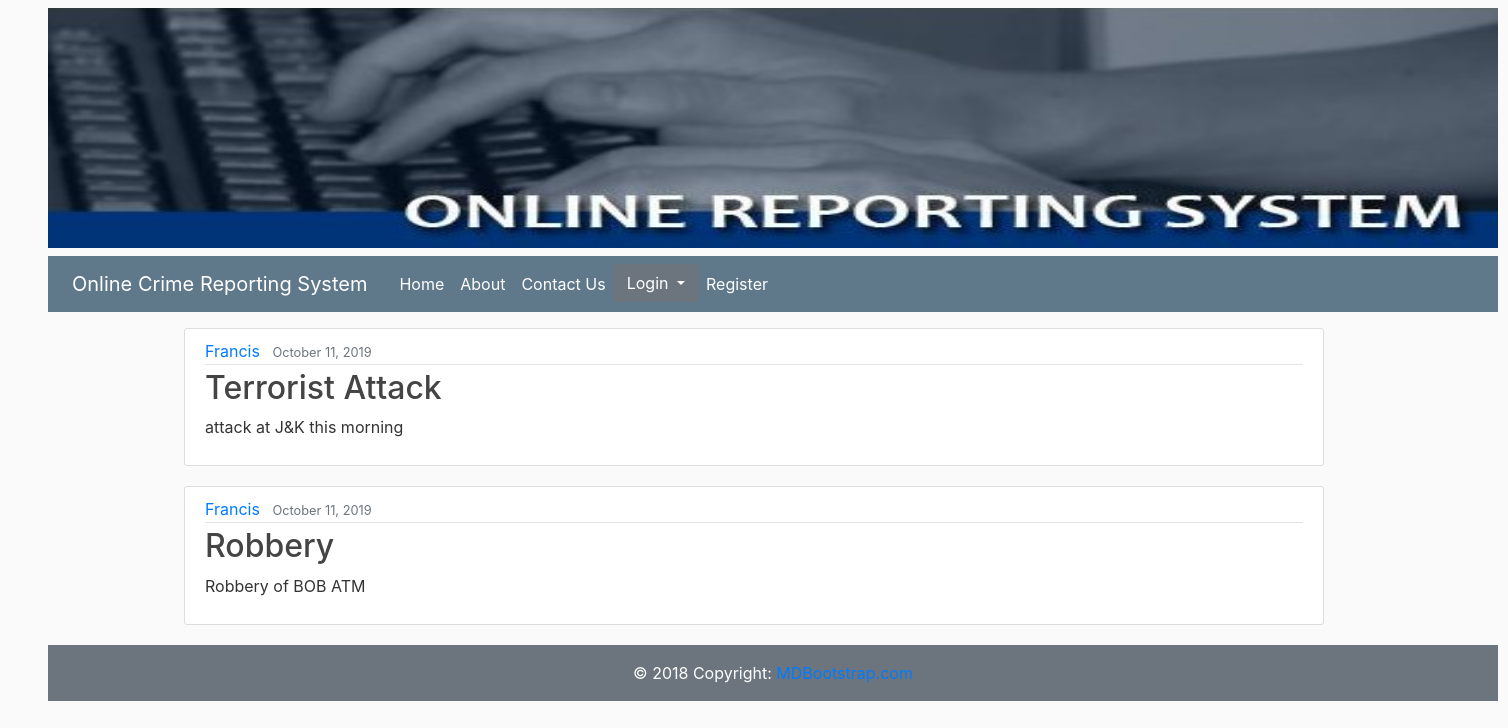
The page / on the database its author committed.
### Usersapp/models.py (models this page shows, shortened)
class News(models.Model):
    title = models.CharField(max_length=100)
    content = models.TextField()
    date_posted = models.DateTimeField(default=timezone.now)
    author = models.ForeignKey(User, on_delete=models.CASCADE)

### Usersapp/views.py (the view)
# urls.py: path('', PostListView.as_view(), name='home'),
class PostListView(ListView):
    model = News
    template_name = 'Usersapp/home.html'  # <app>/<model>_<viewtype>.html
    context_object_name = 'news'
    ordering = ['-date_posted']
    paginate_by = 2

### Usersapp/templates/Usersapp/home.html (shortened to what this page needs)
{% extends "Usersapp/layout.html" %}
{% block content %}
{% load static %}
    {% for i in news %}
        <article class="media content-section container mt-3" >
          <div class="media-body" >
            <div class="article-metadata" style=" padding-bottom: 1px;
            margin-bottom: 4px;
            border-bottom: 1px solid #e3e3e3">
              <a class="mr-2" href="#">{{ i.author }}</a>
              <small class="text-muted">{{ i.date_posted|date:"F d, Y" }}</small>
            </div>
            <h2><a class="article-title" href="#">{{ i.title }}</a></h2>
            <p class="article-content">{{ i.content }}</p>
          </div>
        </article>
    {% endfor %}
{% endblock content %}

### Usersapp/static/Usersapp/main.css (style rules this page uses)
body { background: #fafafa; color: #333333; }
h1, h2, h3, h4, h5, h6 { color: #444444; }
.content-section { background: #ffffff; padding: 10px 20px; border: 1px solid #dddddd; border-radius: 3px; margin-bottom: 20px; }
.article-title { color: #444444; }
.article-content { white-space: pre-line; }
.article-metadata { padding-bottom: 1px; margin-bottom: 4px; border-bottom: 1px solid #e3e3e3 }

### Usersapp/templates/Usersapp/layout.html (style rules this page uses)
body { background: #fafafa; color: #333333; }
h1, h2, h3, h4, h5, h6 { color: #444444; }
.content-section { background: #ffffff; padding: 10px 20px; border: 1px solid #dddddd; border-radius: 3px; margin-bottom: 20px; }
.article-title { color: #444444; }
.article-content { white-space: pre-line; }
.article-metadata { padding-bottom: 1px; margin-bottom: 4px; border-bottom: 1px solid #e3e3e3 }

### rows shown on the page
News: author "Francis", date_posted "October 11, 2019", title "Terrorist Attack", content "attack at J&K this morning"
News: author "Francis", date_posted "October 11, 2019", title "Robbery", content "Robbery of BOB ATM"
